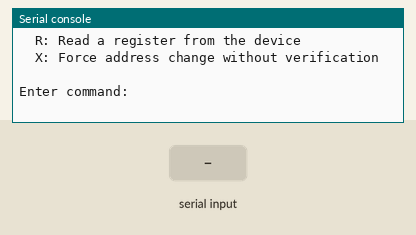
A program run on a simulated Raspberry Pi Pico running MicroPython. Parts: the last lines printed to the serial console. Inputs (shaded band) come from the test bench.

Above: at 1.2 s.
1.3 s: "0x" typed at the serial console, then Enter
At 2.5 s:
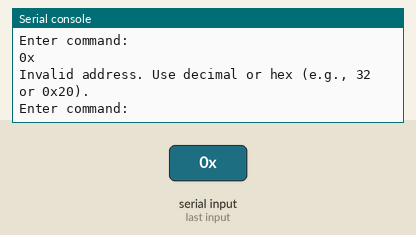
2.8 s: "S" typed at the serial console, then Enter
At 4.0 s:
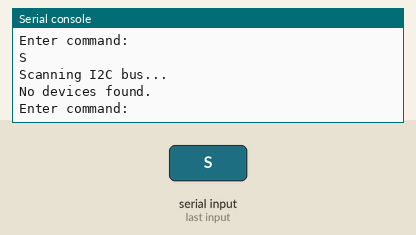
4.3 s: "R" typed at the serial console, then Enter
At 5.1 s:
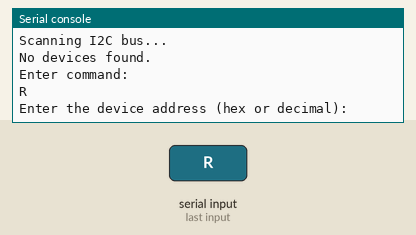
5.8 s: "X" typed at the serial console, then Enter
At 6.2 s:
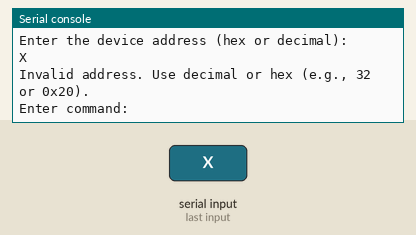
7.3 s: "5" typed at the serial console, then Enter
At 8.6 s:
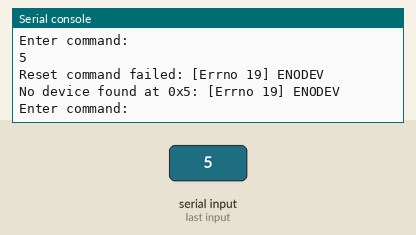
8.9 s: "90" typed at the serial console, then Enter
At 9.9 s:
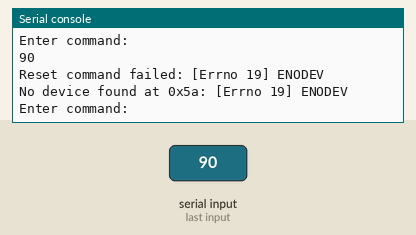

Measured:
- after the input at 1.3 s, the serial console: prints a new line at once (image 1)
- after the input at 2.8 s, the serial console: prints a new line at once (image 2)
- after the input at 4.3 s, the serial console: prints a new line at once (image 3)
- after the input at 5.8 s, the serial console: prints a new line at once (image 4)
- after the input at 7.3 s, the serial console: prints a new line at once (image 5)
- after the input at 8.9 s, the serial console: prints a new line at once (image 6)

The program:

i2cencoder_mini_set_addr.py
```python
from machine import I2C, Pin
import time

# I2C setup (adjust pins based on your hardware)
i2c = I2C(0, scl=Pin(17), sda=Pin(16), freq=100000)  # Lower frequency

# Register for changing the I2C address
I2CADDRESS_REG = 0x72  # Correct register for setting I2C address

# Register for ID code
IDCODE_REG = 0x70  # Correct register for reading ID code

# Expected ID code
ID_CODE = 0x39

def reset_device(address):
    """
    Send a reset command to the device.
    """
    try:
        i2c.writeto(address, b'\xFF')  # Reset command
        print(f"Reset command sent to {hex(address)}")
    except OSError as e:
        print(f"Reset command failed: {e}")

def change_address(current_address, new_address):
    """
    Change the I2C address of the I2C Encoder Mini.
    The address must be written 3 times consecutively to the I2CADDRESS register.
    """
    for _ in range(3):
        try:
            i2c.writeto_mem(current_address, I2CADDRESS_REG, bytes([new_address]))
            print(f"Write to {hex(current_address)} successful")
        except OSError as e:
            print(f"Write to {hex(current_address)} failed: {e}")
        time.sleep(0.1)  # Small delay between writes

    # Reset the device to apply the new address
    reset_device(current_address)
    time.sleep(0.1)

    # Verify the new address
    try:
        id_code = i2c.readfrom_mem(new_address, IDCODE_REG, 1)[0]  # Read ID code register
        if id_code == ID_CODE:
            print(f"Address changed from {hex(current_address)} to {hex(new_address)}")
        else:
            print(f"Error: Device at {hex(new_address)} returned ID code {hex(id_code)} (expected {hex(ID_CODE)})")
    except OSError as e:
        print(f"Error: Device not found at {hex(new_address)}: {e}")

def read_register(address, reg, length=1):
    """
    Read a register from the device.
    """
    try:
        data = i2c.readfrom_mem(address, reg, length)
        print(f"Read from {hex(address)}, register {hex(reg)}: {data}")
        return data
    except OSError as e:
        print(f"Failed to read from {hex(address)}, register {hex(reg)}: {e}")
        return None

def search_i2c_devices():
    """
    Scan the I2C bus for devices and identify I2C Encoder Minis.
    """
    print("Scanning I2C bus...")
    devices = i2c.scan()
    if not devices:
        print("No devices found.")
        return

    for addr in devices:
        try:
            reset_device(addr)  # Send reset command
            time.sleep(0.1)  # Small delay after reset
            id_code = i2c.readfrom_mem(addr, IDCODE_REG, 1)[0]  # Read ID code register
            if id_code == ID_CODE:
                print(f"I2C Encoder Mini found at {hex(addr)}")
            else:
                print(f"Device found at {hex(addr)} (ID code: {hex(id_code)}, not an I2C Encoder Mini)")
        except OSError as e:
            print(f"Device found at {hex(addr)} (communication error: {e})")

def parse_address(input_str):
    """
    Parse an address from a string (hex or decimal).
    """
    try:
        if input_str.startswith("0x"):
            return int(input_str, 16)
        else:
            return int(input_str)
    except ValueError:
        return None

def main():
    print("\n**** I2C Encoder Address Changer ****")
    print("Available commands:")
    print("  S: Scan for I2C Encoder Minis")
    print("  0xXX or XXX: Address of the target device in hex or decimal")
    print("  R: Read a register from the device")
    print("  X: Force address change without verification\n")

    while True:
        command = input("Enter command: ").strip().upper()

        if command == "S":
            search_i2c_devices()
        elif command == "R":
            address_str = input("Enter the device address (hex or decimal): ").strip()
            address = parse_address(address_str)
            if address is None or address < 0 or address > 0x7F:
                print("Invalid address. Use decimal or hex (e.g., 32 or 0x20).")
                continue

            reg_str = input("Enter the register to read (hex or decimal): ").strip()
            reg = parse_address(reg_str)
            if reg is None or reg < 0 or reg > 0xFF:
                print("Invalid register. Use decimal or hex (e.g., 0x00 or 0).")
                continue

            read_register(address, reg)
        elif command == "X":
            current_address_str = input("Enter the current address (hex or decimal): ").strip()
            current_address = parse_address(current_address_str)
            if current_address is None or current_address < 0 or current_address > 0x7F:
                print("Invalid address. Use decimal or hex (e.g., 32 or 0x20).")
                continue

            new_address_str = input("Enter the new address (hex or decimal): ").strip()
            new_address = parse_address(new_address_str)
            if new_address is None or new_address < 0 or new_address > 0x7F:
                print("Invalid address. Use decimal or hex (e.g., 24 or 0x18).")
                continue

            # Force the address change without verification
            change_address(current_address, new_address)
        else:
            current_address = parse_address(command)
            if current_address is None or current_address < 0 or current_address > 0x7F:
                print("Invalid address. Use decimal or hex (e.g., 32 or 0x20).")
                continue

            # Verify the device is an I2C Encoder Mini
            try:
                reset_device(current_address)  # Send reset command
                time.sleep(0.1)  # Small delay after reset
                id_code = i2c.readfrom_mem(current_address, IDCODE_REG, 1)[0]
                if id_code != ID_CODE:
                    print(f"No I2C Encoder Mini found at {hex(current_address)} (ID code: {hex(id_code)})")
                    continue
            except OSError as e:
                print(f"No device found at {hex(current_address)}: {e}")
                continue

            # Get the new address
            new_address_str = input("Enter the new address (hex or decimal): ").strip()
            new_address = parse_address(new_address_str)
            if new_address is None or new_address < 0 or new_address > 0x7F:
                print("Invalid address. Use decimal or hex (e.g., 24 or 0x18).")
                continue

            # Change the address
            change_address(current_address, new_address)

if __name__ == "__main__":
    main()
```
